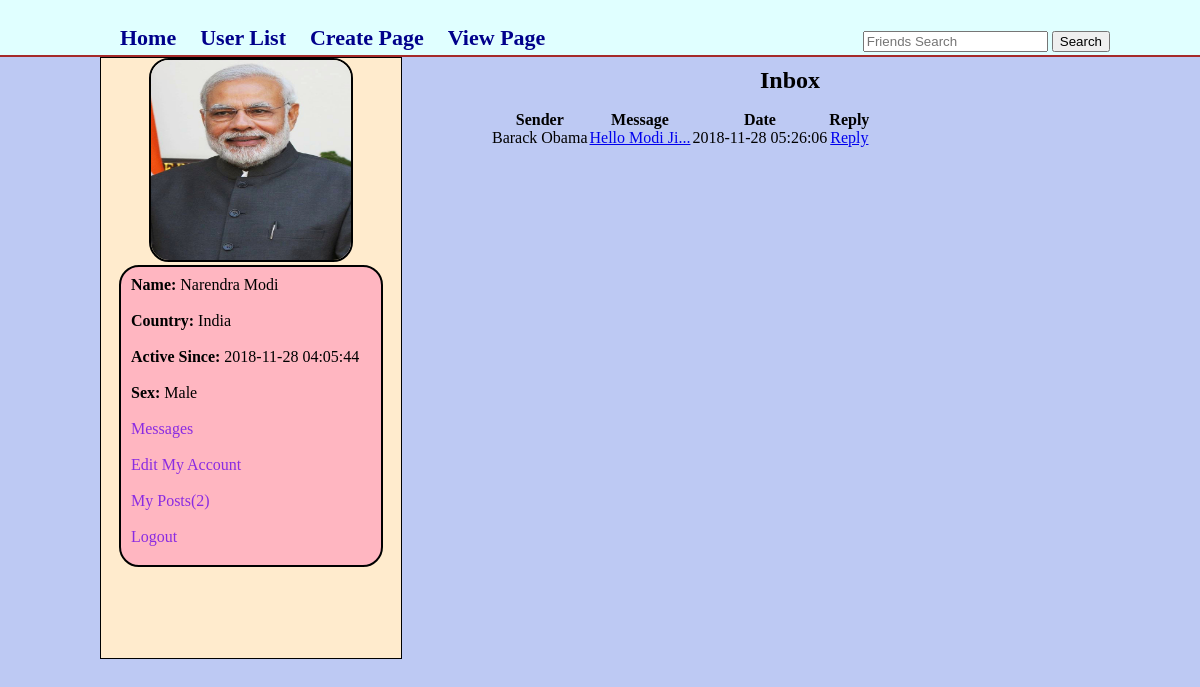
/Social/messages.php (signed in), run on the app's committed database.
### tables this page shows
CREATE TABLE `users` (
  `user_id` int(11) NOT NULL,
  `user_name` varchar(100) NOT NULL,
  `user_pass` varchar(100) NOT NULL,
  `user_email` varchar(100) NOT NULL,
  `user_country` varchar(100) NOT NULL,
  `user_gender` varchar(100) NOT NULL,
  `user_b_day` date NOT NULL,
  `user_image` text NOT NULL,
  `register_date` timestamp NOT NULL DEFAULT CURRENT_TIMESTAMP ON UPDATE CURRENT_TIMESTAMP,
  `last_login` timestamp NOT NULL DEFAULT CURRENT_TIMESTAMP,
  `status` text NOT NULL,
  `posts` text NOT NULL,
  `page` text NOT NULL,
  `today_date` date DEFAULT NULL
);

CREATE TABLE `messages` (
  `msg_id` int(11) NOT NULL,
  `user_id` int(11) NOT NULL,
  `sender` int(11) NOT NULL,
  `receiver` int(11) NOT NULL,
  `message` text NOT NULL,
  `reply` text NOT NULL,
  `status` text NOT NULL,
  `msg_date` timestamp NOT NULL DEFAULT CURRENT_TIMESTAMP ON UPDATE CURRENT_TIMESTAMP
);

### Social/messages.php (the view, shortened to what this page needs)
<?php
include("includes/connection.php");
if(!isset($_SESSION['user_email'])){
    header("location: index.php");
}
else{
?>
<!DOCTYPE html>
<html>
    <head>
    <link rel="stylesheet" href="styles/home_style.css" media="all" />
    </head>
<body>
    <div class="container">
        <div id="head_wrap">
            <div id="header">
                <ul id ="menu">
                    <li><a href="home.php">Home</a></li>
                    <li><a href="friends.php">User List</a></li>
                    <li><a href="cr_page.php">Create Page</a></li>
                    <li><a href="view_page.php">View Page</a></li>
                </ul>
                <form method="get" action="results.php" id="form1">
                    <input type="text" name="user_query" placeholder="Friends Search"/>
                    <input type="submit" name="search" value="Search"/>
                </form>
            </div>
        </div>
        <div class="content">
            <div id="user_timeline">
                <div id="user_details">
                    <?php
                    $user=$_SESSION['user_email'];
                    $get_user="select * from users where user_email='$user' ";
                    $run_user= mysqli_query($con,$get_user);
                    $row=mysqli_fetch_array($run_user);
                    $user_image = $row['user_image'];
                    $user_id = $row['user_id'];
                    $user_name = $row['user_name'];
                    $user_country = $row['user_country'];
                    $last_login = $row['last_login'];
                    $user_gender = $row['user_gender'];
                    $user_posts = "select * from posts where user_id='$user_id'";
                    $run_posts = mysqli_query($con,$user_posts);
                    $post_count = mysqli_num_rows($run_posts);
                    echo"
                        <center><img src='user/user_images/$user_image' width='200' height='200' /></center>
                        <div id='user_mention'>
                        <p><strong>Name:</strong> $user_name</p>
                        <p><strong>Country:</strong> $user_country</p>
                        <p><strong>Active Since: </strong> $last_login</p>
                        <p><strong>Sex:</strong> $user_gender</p>
                        <p><a href='messages.php?u_id=$user_id'>Messages</a></p>
                        <p><a href='edit_profile.php?u_id=$user_id'>Edit My Account</a></p>
                        <p><a href='posts.php'>My Posts($post_count)</a></p>
                        <p><a href='logout.php'>Logout</a></p>
                        </div>
                    ";
                    ?>
                </div>
            </div>
            <div id="content_timeline">
                <table witdth ="600" align="center">
                <tr>
                <h2 align="center"> Inbox</h2><br/>
                </tr>
                <tr align ="center">
                    <th>Sender</th>
                    <th>Message</th>
                    <th>Date</th>
                    <th>Reply</th>
                </tr>
                <?php
                $select_message="select * from messages where receiver='$user_id' AND status='unread'";
                $run_message = mysqli_query($con,$select_message);
                while($row_message = mysqli_fetch_array($run_message)){
                    $msg_id= $row_message['msg_id'];
                    $msg_sender= $row_message['sender'];
                    $msg_message= $row_message['message'];
                    $msg_date=$row_message['msg_date'];
                    $get_sender ="select * from users where user_id='$msg_sender'";
                    $run_sender = mysqli_query($con,$get_sender);
                    $row = mysqli_fetch_array($run_sender);
                    $sender_name = $row['user_name'];
                ?>
                <tr align="center">
                    <td><?php echo $sender_name;?></td>
                    <td><a href="messages.php?msg_id=<?php echo $msg_id;?>"><?php echo $msg_message;?></a></td>
                    <td><?php echo $msg_date;?></td>
                    <td><a href="messages.php?msg_id=<?php echo $msg_id;?>">Reply</a></td>
                </tr>
              <?php  } ?>
              </table>
            </div>
        </div>
    </div>
</body>
</html>
<?php } ?>

### Social/styles/home_style.css (style rules this page uses)
html, body, div, span, applet, object, iframe, h1, h2, h3, h4, h5, h6, p, blockquote, pre, a, abbr, acronym, address, big, cite, code, del, dfn, em, img, ins, kbd, q, s, samp, small, strike, strong, sub, sup, tt, var, b, u, i, center, dl, dt, dd, ol, ul, li, fieldset, form, label, legend, table, caption, tbody, tfoot, thead, tr, th, td, article, aside, canvas, details, embed, figure, figcaption, footer, header, hgroup, menu, nav, output, ruby, section, summary, time, mark, audio, video { margin: 0; padding: 0; border: 0; }
body { line-height: 1; background-color: rgb(189, 201, 243); }
.container { margin: 0; padding: 0; background-color: seashell; }
#head_wrap { width: 100%; height: 35px; margin: 0 auto; border-bottom: 2px solid brown; padding: 10px; background-color: lightcyan; }
#header { margin: 0 auto; padding: 10px; width: 1000px; height: 1000px; }
#menu { line-height: 35px; padding: 0; margin: 0; float: left; }
#menu li { display: inline; list-style: none; }
#menu a { margin: 5px; padding: 5px; text-decoration: none; color: darkblue; font-weight: bolder; font-size: 22px; }
#form1 { float: right; line-height: 35px; padding-top: 3px; }
.content { width: 1000px; margin: 0 auto; background-color: blanchedalmond }
#user_timeline { background-color: blanchedalmond; width: 300px; float: left; height: 600px; border: 1.3px solid black; }
#user_details img { border:2px solid black; border-radius: 20px; }
#user_details p { margin-bottom: 10px; padding: 5px; }
#user_details a { color: blueviolet; font-optical-sizing: 20px; text-decoration: none; }
#user_mention { background:lightpink; border:2px solid black; border-radius: 20px; width: 250px; margin: 0 auto; padding: 5px; }
#content_timeline { float: right; width: 600px; padding: 10px; }

### data on the page
users: user_image (picture), user_name "Narendra Modi", user_country "India", last_login "2018-11-28 04:05:44", user_gender "Male"
messages: user.user_name "Barack Obama", message "Hello Modi Ji...", msg_date "2018-11-28 05:26:06"

### other printed values
$post_count "2"
